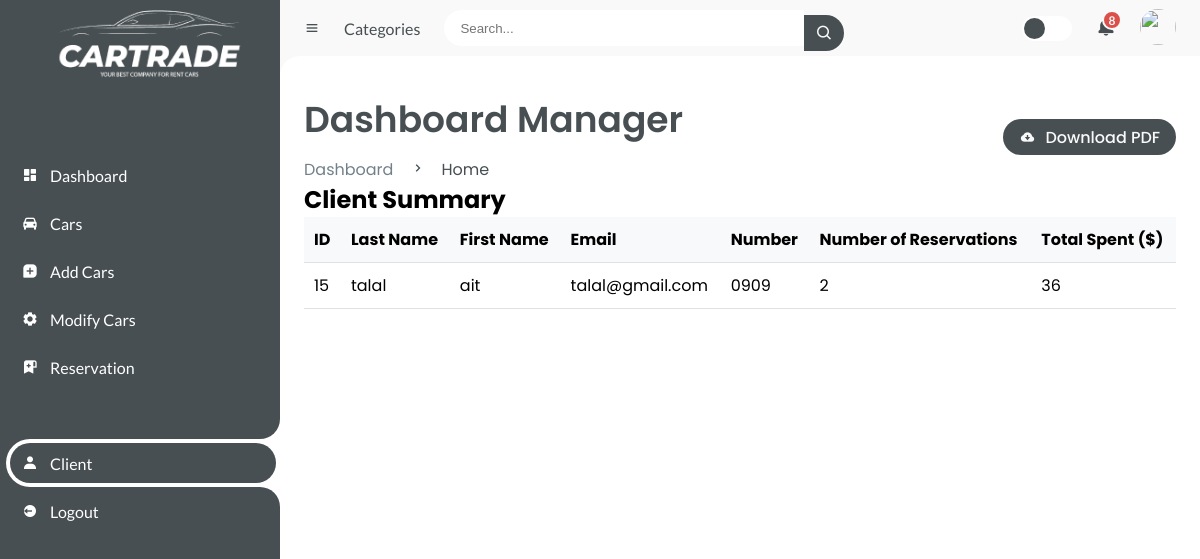
The page /client_summary on the database its author committed.
### tables this page shows
CREATE TABLE client (
                id_client INTEGER PRIMARY KEY AUTOINCREMENT,
                nom TEXT NOT NULL,
                prenom TEXT NOT NULL,
                email TEXT NOT NULL,
                telephone TEXT NOT NULL);

### app.py (the view)
@app.route('/client_summary')
def client_summary():
    conn = sqlite3.connect('loc.db')
    cursor = conn.cursor()
    cursor.execute("SELECT * FROM client")
    clients = cursor.fetchall()
    client_summaries = []
    for client in clients:
        client_id = client[0]
        nom = client[1]
        prenom = client[2]
        email = client[3]
        telephone = client[4]
        cursor.execute("SELECT COUNT(*) FROM reservation WHERE id_client=?", (client_id,))
        num_reservations = cursor.fetchone()[0]
        cursor.execute("""
            SELECT SUM(voiture.prix)
            FROM reservation
            JOIN voiture ON reservation.id_voiture = voiture.id_voiture
            WHERE reservation.id_client=? AND reservation.status != 'Refused'
        """, (client_id,))
        total_spent = cursor.fetchone()[0] or 0  # Handle None (no reservations)
        summary = {
            'id': client_id,
            'nom': nom,
            'prenom': prenom,
            'email': email,
            'telephone': telephone,
            'num_reservations': num_reservations,
            'total_spent': total_spent
        }
        client_summaries.append(summary)
    conn.close()
    return render_template('client_summary.html', client_summaries=client_summaries)

### templates/client_summary.html (shortened to what this page needs)
<!DOCTYPE html>
<html lang="en">
  <head>
    <link
      href="https://unpkg.com/boxicons@2.0.9/css/boxicons.min.css"
      rel="stylesheet"
    />
    <link
      rel="stylesheet"
      type="text/css"
      href="{{ url_for('static', filename='styleman.css') }}"
    />
  </head>
  <body>
    <section id="sidebar">
      <a href="/" class="brand">
        <img src="{{ url_for('static', filename= 'photo/hhhh.png')}}" alt="" />
      </a>
      <ul class="side-menu top">
        <li>
          <a href="/home">
            <i class="bx bxs-dashboard"></i>
            <span class="text">Dashboard</span>
          </a>
        </li>
        <li>
          <a href="/manager_cars">
            <i class="bx bxs-car"></i>
            <span class="text">Cars</span>
          </a>
        </li>
        <li>
          <a href="/manager_dashboard">
            <i class="bx bxs-message-square-add"></i>
            <span class="text">Add Cars</span>
          </a>
        </li>
        <li>
          <a href="#">
            <i class="bx bxs-cog"></i>
            <span class="text">Modify Cars</span>
          </a>
        </li>
        <li>
          <a href="/reservations">
            <i class="bx bxs-bookmark-alt-plus"></i>
            <span class="text">Reservation</span>
          </a>
        </li>
      </ul>
      <ul class="side-menu">
        <li class="active">
          <a href="#">
            <i class="bx bxs-user"></i>
            <span class="text">Client</span>
          </a>
        </li>
        <li>
          <a href="/" class="logout">
            <i class="bx bxs-log-out-circle"></i>
            <span class="text">Logout</span>
          </a>
        </li>
      </ul>
    </section>
    <section id="content">
      <nav>
        <i class="bx bx-menu"></i>
        <a href="#" class="nav-link">Categories</a>
        <form action="#">
          <div class="form-input">
            <input type="search" placeholder="Search..." />
            <button type="submit" class="search-btn">
              <i class="bx bx-search"></i>
            </button>
          </div>
        </form>
        <label for="switch-mode" class="switch-mode"></label>
        <a href="#" class="notification">
          <span class="num">8</span>
        </a>
        <a href="/manager_profile" class="profile">
          <img
            src="{{ url_for('static', filename= 'photo/img/talal.png')}}"
            alt=""
          />
        </a>
      </nav>
      <main>
        <div class="head-title">
          <div class="left">
            <h1>Dashboard Manager</h1>
            <ul class="breadcrumb">
              <li>
                <a href="#">Dashboard</a>
              </li>
              <li><i class="bx bx-chevron-right"></i></li>
              <li>
                <a class="active" href="#">Home</a>
              </li>
            </ul>
          </div>
          <a href="#" class="btn-download">
            <i class="bx bxs-cloud-download"></i>
            <span class="text">Download PDF</span>
          </a>
        </div>
        <h1>Client Summary</h1>
    <table>
        <thead>
            <tr>
                <th>ID</th>
                <th>Last Name</th>
                <th>First Name</th>
                <th>Email</th>
                <th>Number</th>
                <th>Number of Reservations</th>
                <th>Total Spent ($)</th>
            </tr>
        </thead>
        <tbody>
            {% for summary in client_summaries %}
            <tr>
                <td>{{summary['id']}}</td>
                <td>{{ summary['nom'] }}</td>
                <td>{{ summary['prenom'] }}</td>
                <td>{{ summary['email'] }}</td>
                <td>{{ summary['telephone'] }}</td>
                <td>{{ summary['num_reservations'] }}</td>
                <td>{{ summary['total_spent'] }}</td>
            </tr>
            {% endfor %}
        </tbody>
    </table>
      </main>
    </section>
  </body>
</html>

### templates/client_summary.html (style rules this page uses)
table { width: 100%; border-collapse: collapse; }
thead { background-color: #f8f9fa; }
th { padding: 10px; text-align: left; border-bottom: 1px solid #dee2e6; }
tbody { background-color: #ffffff; }
td { padding: 10px; border-bottom: 1px solid #dee2e6; }

### rows shown on the page
client: id "15", nom "talal", prenom "ait", email "talal@gmail.com", telephone "0909", num_reservations "2", total_spent "36"
